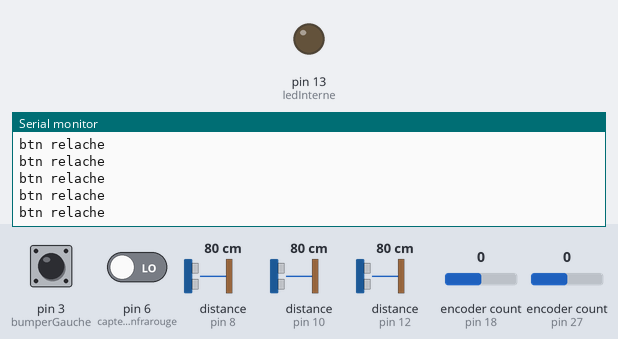
Recording of a sketch running on a simulated Arduino Mega 2560, built with avr-gcc and run on an emulated ATmega2560. On the bench: output pins drawn as LEDs (lit = HIGH), the last lines printed to the serial monitor. Inputs (shaded band) come from the test bench; at power-on: pin 3 (bumperGauche) HIGH, distance to the obstacle (sensors on pin 8, pin 10, pin 12) 80 cm, encoder count (sensors on pin 27, pin 18) 0, pin 6 (capteurInfrarouge) LOW.

Above: at 1.2 s.
1.3 s: pin 3 (bumperGauche) pulled LOW for 0.15 s
At 2.7 s:
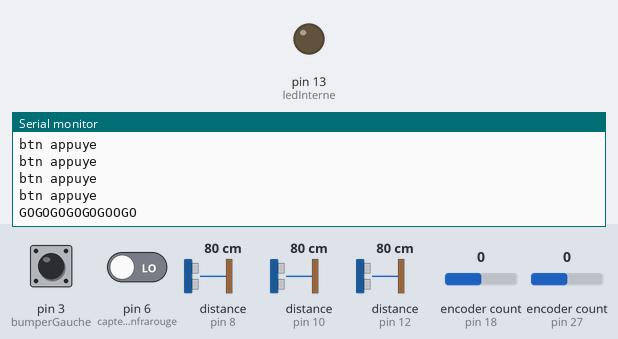
3.0 s: distance to the obstacle (sensor on pin 8) set to 2 cm
At 3.8 s:
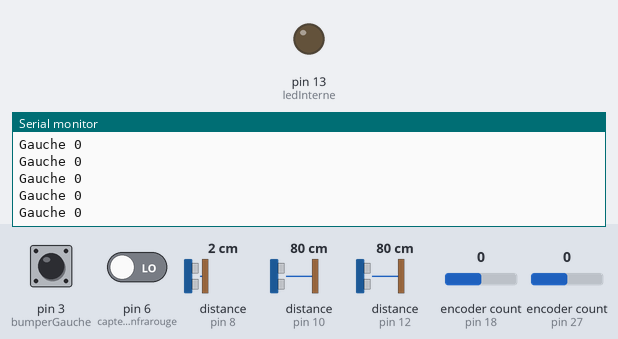
5.4 s: distance to the obstacle (sensor on pin 10) set to 2 cm
8.4 s: encoder count (sensor on pin 27) set to 4
At 9.5 s:
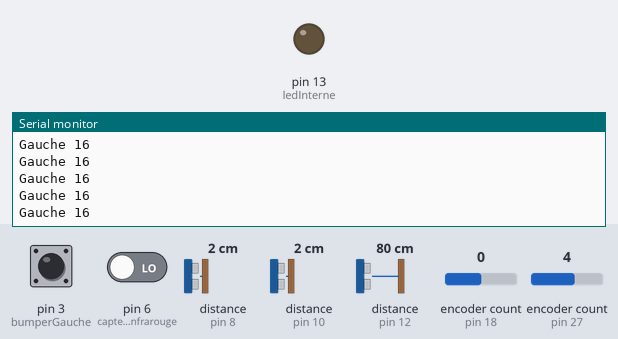

The sketch:

0.B.7.ino
```cpp
/* Programme du robot M.A.R.K

    GE-A promo 2027

    Baptiste POIDVIN
    Pierre BOURIAUD
    Alexandre GUILBAUD
    Yann DONNARD

    Version 0.B.7 du 15/11/2024

    NETTOYAGE DU PROGRAMME ET GESTION DE LA FIN DE COURSE
*/

//*************************IMPLEMENTATION DES BIBLIOTHEQUES************************//

#include <Wire.h>  //bibliothèque nécessaire pour la communication I2C
#include "Ultrasonic.h" //bibliothèque nécessaire pour les capteurs ultrasons
#include <Encoder.h>


//**************************INITIALISATION DES VARIABLES***************************//

// Variables a paramétrer
const int distanceCritiqueCourse = 20;                // Définition de la distance critique à 20 cm
const int distanceArretCourse = 5;                    // Définition de la distance d'arret du robot à 5 cm


// Déclaration des entrées/sorties
const int joystickX = A2;               // Axe X du joystick sur le pin A2
const int joystickY = A3;               // Axe Y du joystick sur le pin A3
const int ledInterne = 13;              // LED interne sur le pin TOR 12
const int capteurInfrarouge = 6;        // Capteur Infrarouge sur le pin TOR 6
const byte bumperGauche = 3;            // Capteur moustache de gauche sur le pin TOR 2
const byte bumperDroite = 2;            // Capteur moustache de droite sur le pin TOR 3
Ultrasonic capteurUltrasonsFrontal(8);  // Capteur ultrasons frontal
Ultrasonic capteurUltrasonsGauche(10);  // Capteur ultrasons de gauche
Ultrasonic capteurUltrasonsDroite(12);  // Capteur ultrasons de droite
Encoder encodeurDroite(18, 29);         // Initialisation de l'encodeur de gauche
Encoder encodeurGauche(27, 19);         // Initialisation de l'encodeur de droite


// Variables du programme
// Temps
unsigned long tpsDemarrageCourse;       // Variable recuperant la date de départ du robot
unsigned long tpsFinCourse;             // Variable recuperant la date d'arrivee du robot
unsigned long tpsDebutBoucle;           // Variable recuperant la date du debut de l'exécution d'une boucle
unsigned long tpsFinBoucle;             // Variable recuperant la date de fin d'exécution d'une boucle
// Capteurs ultrasons
int valeurCuFrontal, valeurCuGauche, valeurCuDroite;  // Données des capteurs ultrasons
int compteurDistanceCritique = 0;                     // Valeur calculée du nombre de fois ou le robot est a une distace critique d'un mur
bool distanceCritique5cmIn;                           //
bool distanceCritique20cmIn;
//Encodeurs
unsigned long positionEncodeurGauche = 0;
unsigned long positionEncodeurDroite = 0;

//**************************INITIALISATION DES FONCTIONS***************************//

// fonction du calcul du temps d'execution de la boucle principale
unsigned long tpsExecProg(unsigned long tpsDebut, unsigned long tpsFin) { // Fonction calculant le temps d'exécution du programme : nécessite en entrée un temps 1 et 2 pour calculer le delta
  unsigned long resultat = tpsFin - tpsDebut;
  return resultat;  // renvoi du delta sur la variable de la fonction
}

// fonction de calcul du nombre de fois que le robot se trouve à une distance critique d'un mur et mise a 1 d'un bit si le robot a dépassé ce seuil
// Cette fonction est optimisée pour être utilisée pour le seuil critique et le seuil d'arret, d'où les paramètres booléens en entrée
int calculNbDistanceCritique(int seuilDistanceCritique, bool calculSeuil, bool &distCritiqueOn) { // Condition de front montant lorsque le robot entre dans une zone ou il est a une distance critique d'un mur
  if ((valeurCuFrontal <= seuilDistanceCritique|| valeurCuDroite <= seuilDistanceCritique || valeurCuGauche <= seuilDistanceCritique) && !distCritiqueOn) {
    if(calculSeuil == true){ // Fonction uniquement dédiée au compteur du nombre de fois ou le robot est a moins de 20 cm d'un mur
    compteurDistanceCritique++;
    }
    distCritiqueOn = true;
  } // Condition de front descendant lorsque le robot quitte une zone de distance critique d'un mur
  else if (valeurCuFrontal > seuilDistanceCritique && valeurCuDroite > seuilDistanceCritique && valeurCuGauche > seuilDistanceCritique && distCritiqueOn) {
    distCritiqueOn = false;
  }
  return distCritiqueOn; // Renvoyer en paramètre de sortie si le robot à une distance d'un mur inférieur au seuil. (pour le seuil d'arrêt)
}


//*************************INITIALISATION DU CONTROLLEUR***************************//
void setup(void) {
  // Initialisation des pins (entrées / sorties)

  pinMode(ledInterne, OUTPUT); // Led interne (pin D13) en sortie
  pinMode(joystickX, INPUT); // Axe X du Joystick (pin A2) en entrée
  pinMode(joystickY, INPUT); // Axe Y du Joystick (pin A3) en entrée
  pinMode(bumperGauche, INPUT_PULLUP);
  pinMode(bumperDroite, INPUT_PULLUP);
  Serial.begin(9600); // Initialisation du moniteur série à 9600 bauds
}


//*********************************BOUCLE PRINCIPALE********************************//
void loop(void) {

  while (digitalRead(capteurInfrarouge)) {
    Serial.println("souleve"); // Attendre que le robot soit au sol
  }

  while (digitalRead(bumperGauche)) {
    Serial.println("btn relache"); // Attendre que le bouton soit appuyé
  }

  while (!digitalRead(bumperGauche)) {
    Serial.println("btn appuye"); // Attendre que le bouton soit relaché
  }

  Serial.println("GOGOGOGOGOGOOGO");
  delay(2000);

  //****************************LE ROBOT DEBUTE SA COURSE***************************//

  tpsDemarrageCourse = millis(); // Enregistrement du temps de départ de la course par rapport à l'horloge du microcontroleur
  while (1) {
    // GESTION DU TEMPS
    tpsDebutBoucle = millis(); // Enregistrement du temps du début de l'exécution de la boucle principale
    // FIN GESTION DU TEMPS

    // Acquisition des capteurs
    valeurCuFrontal = capteurUltrasonsFrontal.MeasureInCentimeters();
    valeurCuGauche = capteurUltrasonsGauche.MeasureInCentimeters();
    valeurCuDroite = capteurUltrasonsDroite.MeasureInCentimeters();
    positionEncodeurGauche = encodeurGauche.read();
    positionEncodeurDroite = encodeurDroite.read();

    // Calcul des seuils de distance avec les capteurs ultrasons
    calculNbDistanceCritique(distanceCritiqueCourse,true,distanceCritique20cmIn);
    calculNbDistanceCritique(distanceArretCourse,false,distanceCritique5cmIn);


    Serial.print("Gauche "); Serial.println(positionEncodeurGauche);

    // GESTION DU TEMPS 2
    tpsFinBoucle = millis(); // Calcul du temps de fin d'exécution de la boucle principale
    //Serial.println(tpsExecProg(tpsDebutBoucle, tpsFinBoucle)); // Calcul du temps d'exécution de la boucle principale avec le temps du début et de fin. A NOTER QUE LE TEMPS D'EXECUTION NE PRENDS PAS EN COMPTE LE TEMPS DE CALCUL ET D'AFFICHAGE DE LA BOUCLE
    // FIN GESTION DU TEMPS 2

    // GESTION DE L'ARRET DE LA COURSE
    // Si le robot est soulevé ou si le robot est en course depuis plus de 5 min ou si le robot est a une distance d'un mur inférieure au seuil d'arrêt
    /*if (digitalRead(capteurInfrarouge)
     || millis() >= tpsDemarrageCourse + 300000
     || distanceCritique5cmIn)
     || !digitalRead(bumperGauche)
     || !digitalRead(bumperDroite){
      break;
    }*/
  }

  //*************************LE ROBOT A FINI SA COURSE************************//
  while (1) {
    Serial.println("course finie");
  }

}
```

Measured:
- after the input at 1.3 s, the serial monitor: prints a new line after 0.08 s (image 1)
- after the input at 8.4 s, the serial monitor: prints a new line after 0.07 s (image 3)
